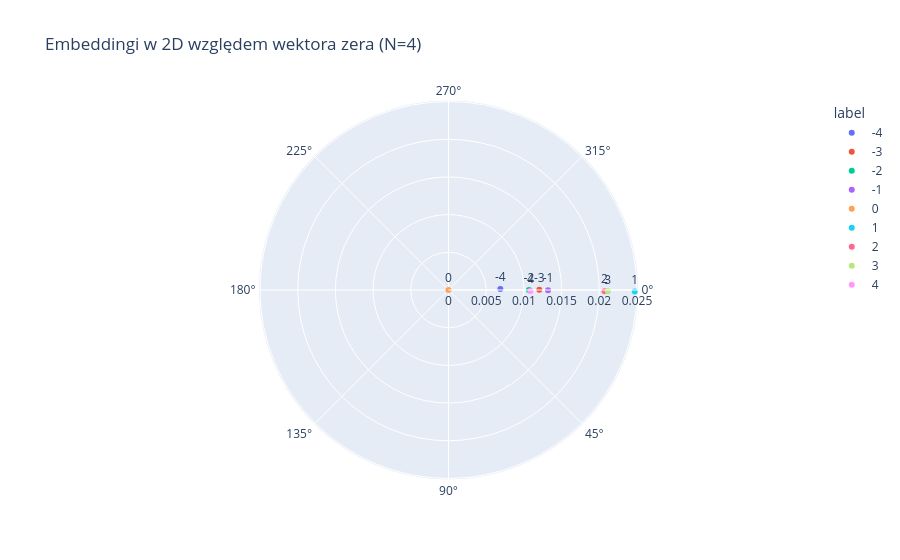

Notebook code for this chart:
### Code cell
plot_polar_vs_zero_2d(model, N=N)

### Figure 1 — Plotly figure (JSON) as saved in the notebook; plotly's stock layout.template omitted (floating-point values rounded to 4 significant figures)
{"data": [{"hovertemplate": "label=%{text}<br>r=%{r}<br>theta=%{theta}<extra></extra>", "legendgroup": "-4", "marker": {"color": "#636efa", "symbol": "circle"}, "mode": "markers+text", "name": "-4", "r": [0.006879], "showlegend": true, "subplot": "polar", "text": ["-4"], "textposition": "top center", "theta": [-1.149], "type": "scatterpolar"}, {"hovertemplate": "label=%{text}<br>r=%{r}<br>theta=%{theta}<extra></extra>", "legendgroup": "-3", "marker": {"color": "#EF553B", "symbol": "circle"}, "mode": "markers+text", "name": "-3", "r": [0.01205], "showlegend": true, "subplot": "polar", "text": ["-3"], "textposition": "top center", "theta": [-0.09281], "type": "scatterpolar"}, {"hovertemplate": "label=%{text}<br>r=%{r}<br>theta=%{theta}<extra></extra>", "legendgroup": "-2", "marker": {"color": "#00cc96", "symbol": "circle"}, "mode": "markers+text", "name": "-2", "r": [0.01068], "showlegend": true, "subplot": "polar", "text": ["-2"], "textposition": "top center", "theta": [0.04567], "type": "scatterpolar"}, {"hovertemplate": "label=%{text}<br>r=%{r}<br>theta=%{theta}<extra></extra>", "legendgroup": "-1", "marker": {"color": "#ab63fa", "symbol": "circle"}, "mode": "markers+text", "name": "-1", "r": [0.01321], "showlegend": true, "subplot": "polar", "text": ["-1"], "textposition": "top center", "theta": [0.118], "type": "scatterpolar"}, {"hovertemplate": "label=%{text}<br>r=%{r}<br>theta=%{theta}<extra></extra>", "legendgroup": "0", "marker": {"color": "#FFA15A", "symbol": "circle"}, "mode": "markers+text", "name": "0", "r": [0.0], "showlegend": true, "subplot": "polar", "text": ["0"], "textposition": "top center", "theta": [0.0], "type": "scatterpolar"}, {"hovertemplate": "label=%{text}<br>r=%{r}<br>theta=%{theta}<extra></extra>", "legendgroup": "1", "marker": {"color": "#19d3f3", "symbol": "circle"}, "mode": "markers+text", "name": "1", "r": [0.02471], "showlegend": true, "subplot": "polar", "text": ["1"], "textposition": "top center", "theta": [0.4469], "type": "scatterpolar"}, {"hovertemplate": "label=%{text}<br>r=%{r}<br>theta=%{theta}<extra></extra>", "legendgroup": "2", "marker": {"color": "#FF6692", "symbol": "circle"}, "mode": "markers+text", "name": "2", "r": [0.02069], "showlegend": true, "subplot": "polar", "text": ["2"], "textposition": "top center", "theta": [0.4321], "type": "scatterpolar"}, {"hovertemplate": "label=%{text}<br>r=%{r}<br>theta=%{theta}<extra></extra>", "legendgroup": "3", "marker": {"color": "#B6E880", "symbol": "circle"}, "mode": "markers+text", "name": "3", "r": [0.02114], "showlegend": true, "subplot": "polar", "text": ["3"], "textposition": "top center", "theta": [0.4788], "type": "scatterpolar"}, {"hovertemplate": "label=%{text}<br>r=%{r}<br>theta=%{theta}<extra></extra>", "legendgroup": "4", "marker": {"color": "#FF97FF", "symbol": "circle"}, "mode": "markers+text", "name": "4", "r": [0.01086], "showlegend": true, "subplot": "polar", "text": ["4"], "textposition": "top center", "theta": [0.6173], "type": "scatterpolar"}], "layout": {"legend": {"title": {"text": "label"}, "tracegroupgap": 0}, "polar": {"angularaxis": {"direction": "clockwise", "rotation": 0}, "domain": {"x": [0, 1], "y": [0, 1]}}, "title": {"text": "Embeddingi w 2D względem wektora zera (N=4)"}}}
